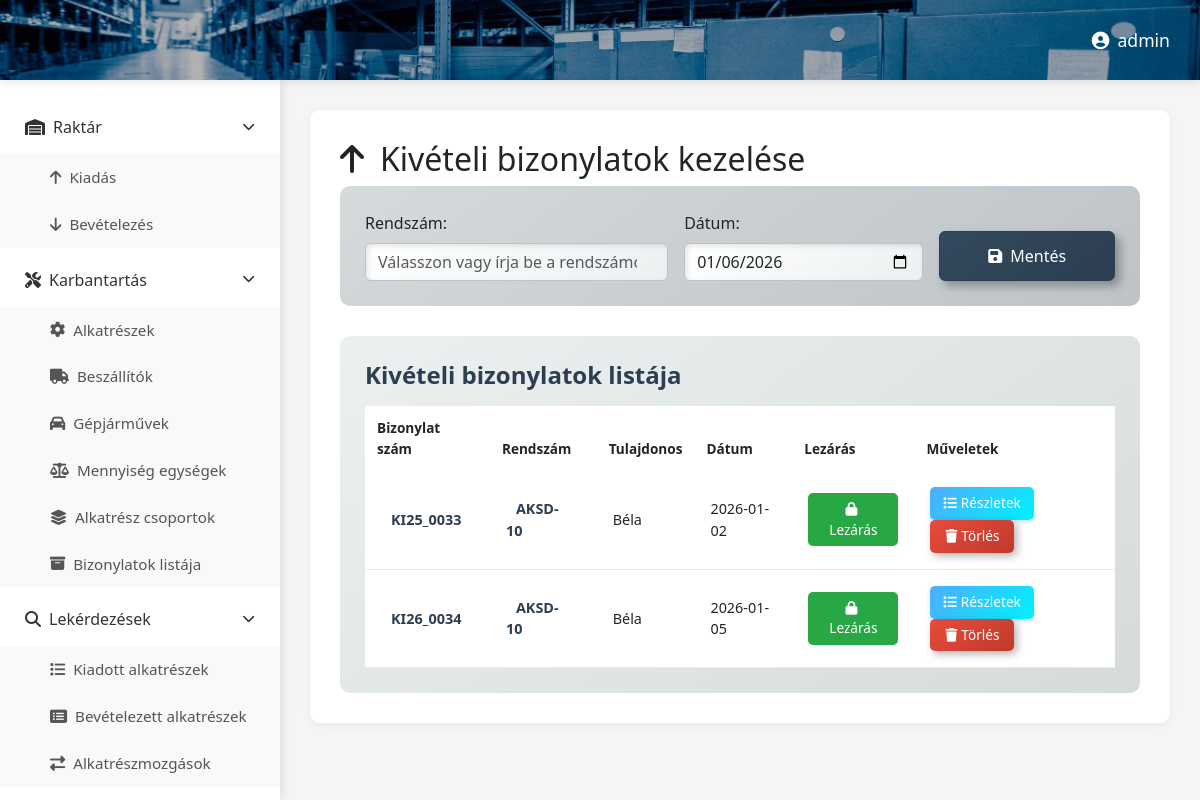
Page /kivbizonylat/ (signed in) on the committed database.
### raktar/models.py (models this page shows, shortened)
class Bizonylat(models.Model):
    genbizid = models.CharField(max_length=20)
    szallito = models.ForeignKey(Beszallito, on_delete=models.PROTECT, related_name="bizonylatok", blank=True, null=True)
    rendszam = models.ForeignKey(Rendszam, on_delete=models.PROTECT, related_name="bizonylatok", blank=True, null=True)
    bizonylattipus = models.BooleanField()
    szamlaszam = models.CharField(max_length=50, blank=True, null=True)
    szallitolevelszam = models.CharField(max_length=50, blank=True, null=True)
    datum = models.DateField()
    lezart = models.BooleanField(default=False)

class Rendszam(models.Model):
    rendszam = models.CharField(max_length=20)
    tulajdonos = models.CharField(max_length=50)
    lezart = models.BooleanField(default=False)

### raktar/views.py (the view)
# urls.py: path('kivbizonylat/', views.kivbizonylat, name='kivbizonylat'),
@login_required
def kivbizonylat(request):
    kivbizonylatok = Bizonylat.objects.filter(bizonylattipus=False, lezart=False)  # ← VÁLTOZÁS
    rendszamok = Rendszam.objects.all()
    context = {
        'kivbizonylatok': kivbizonylatok,
        'rendszamok': rendszamok
    }
    return render(request, 'kivbizonylat.html', context)

### raktar/templates/kivbizonylat.html (shortened to what this page needs)
{% extends 'base.html' %}
{% load static %}
{% block extra_css %}
<link rel="stylesheet" href="{% static 'css/kivbizonylat.css' %}">
{% endblock %}
{% block content %}
<header class="top-header asd">
    <div class="header-right">
        <span class="user-name"><i class="fas fa-user-circle me-2"></i>{{ user.username }}</span>
    </div>
</header>
<div class="main-container">
    {% include 'partials/sidebar.html' %}
    <main class="content-area">
        <div id="contentContainer">
            <h2><i class="fas fa-arrow-up me-3"></i>Kivételi bizonylatok kezelése</h2>
            <div class="form-section">
                <form method="POST" action="{% url 'raktar:addKivbizonylat' %}" class="row g-3 align-items-end">
                    <div class="col-md-5">
                        <label for="ujRendszam" class="form-label">Rendszám:</label>
                        <input list="rendszamok" class="form-control" id="ujRendszam" name="ujRendszam" placeholder="Válasszon vagy írja be a rendszámot" required>
                    </div>
                    <div class="col-md-4">
                        <label for="ujDatum" class="form-label">Dátum:</label>
                        <input type="date" class="form-control" id="ujDatum" name="ujDatum" required>
                    </div>
                    <div class="col-md-3">
                        <button type="submit" class="btn btn-save w-100">
                            <i class="fas fa-save me-2"></i>Mentés
                        </button>
                    </div>
                </form>
            </div>
            <div class="table-section mt-4">
                <h4 class="mb-3">Kivételi bizonylatok listája</h4>
                <div class="table-responsive">
                    <table class="table table-hover">
                        <thead>
                            <tr>
                                <th>Bizonylat szám</th>
                                <th>Rendszám</th>
                                <th>Tulajdonos</th>
                                <th>Dátum</th>
                                <th>Lezárás</th>
                                <th>Műveletek</th>
                            </tr>
                        </thead>
                        <tbody>
                            {% for bizonylat in kivbizonylatok %}
                            <tr>
                                <td><span class="bizonylat-badge">{{ bizonylat.genbizid }}</span></td>
                                <td><span class="rendszam-badge">{{ bizonylat.rendszam.rendszam }}</span></td>
                                <td>{{ bizonylat.rendszam.tulajdonos }}</td>
                                <td>{{ bizonylat.datum|date:"Y-m-d" }}</td>
                                <td>
                                    {% if bizonylat.lezart %}
                                        <span class="status-badge status-closed">
                                            <i class="fas fa-lock me-1"></i>Lezárva
                                        </span>
                                    {% else %}
                                        <form method="POST" action="{% url 'raktar:lezarKivbizonylat' bizonylat.id %}" style="display: inline;">
                                            <button type="submit" class="btn btn-close-doc" onclick="return confirm('Biztosan lezárja a {{ bizonylat.genbizid }} bizonylatot?')">
                                                <i class="fas fa-lock me-1"></i>Lezárás
                                            </button>
                                        </form>
                                    {% endif %}
                                </td>
                                <td>
                                    <a href="{% url 'raktar:kivBizonylatsorok' bizonylat.id %}" class="btn btn-view me-1">
                                        <i class="fas fa-list me-1"></i>Részletek
                                    </a>
                                    <form method="POST" action="{% url 'raktar:deleteKivbizonylat' bizonylat.id %}" style="display: inline;">
                                        <button type="submit" class="btn btn-delete" onclick="return confirm('Biztosan törli?')">
                                            <i class="fas fa-trash me-1"></i>Törlés
                                        </button>
                                    </form>
                                </td>
                            </tr>
                            {% endfor %}
                        </tbody>
                    </table>
                </div>
            </div>
        </div>
    </main>
</div>
{% endblock %}

### raktar/static/css/dashboard.css (style rules this page uses)
* { margin: 0; padding: 0; box-sizing: border-box; }
body { font-family: 'Segoe UI', Tahoma, Geneva, Verdana, sans-serif; background: #f5f5f5; overflow-x: hidden; }
.top-header { background-size: cover; background-position: center; background-repeat: no-repeat; height: 80px; display: flex; align-items: center; justify-content: flex-end; padding: 0 30px; box-shadow: 0 2px 10px rgba(0,0,0,0.1); position: fixed; top: 0; left: 0; right: 0; z-index: 1000; background-image: url("../assets/images/raktar.jpg") !important; }
.top-header::before { content: ''; position: absolute; top: 0; left: 0; right: 0; bottom: 0; background: rgba(0, 0, 0, 0.3); z-index: 1; }
.header-right { position: relative; z-index: 2; }
.header-right { display: flex; align-items: center; gap: 20px; }
.user-name { color: white; font-weight: 500; font-size: 1.1rem; }
.main-container { display: flex; margin-top: 80px; min-height: calc(100vh - 80px); }
.content-area { flex: 1; margin-left: 280px; padding: 30px; background: #f5f5f5; }
#contentContainer { background: white; border-radius: 10px; padding: 30px; box-shadow: 0 2px 10px rgba(0,0,0,0.05); min-height: 500px; }

### raktar/static/css/kivbizonylat.css (style rules this page uses)
.bizonylat-badge { color: #2c3e50; padding: 5px 10px; border-radius: 15px; font-weight: 600; }
.rendszam-badge { color: #2c3e50; padding: 5px 10px; border-radius: 15px; font-weight: 600; }
.form-section { background: #f8f9fa; padding: 25px; border-radius: 10px; margin-bottom: 30px; }
.table-section { background: white; padding: 25px; border-radius: 10px; }
.table-section h4 { color: #2c3e50; font-weight: 600; margin-bottom: 1rem; }
.table { margin-bottom: 0; font-size: 0.9rem; }
.table thead th { border: none; padding: 12px; font-weight: 600; font-size: 0.85rem; }
.table tbody tr { transition: all 0.3s ease; }
.table tbody td { vertical-align: middle; padding: 1rem; border-bottom: 1px solid #e9ecef; }
.btn-save { background: linear-gradient(135deg, #667eea 0%, #764ba2 100%); border: none; color: white; padding: 12px 25px; font-weight: 500; transition: all 0.3s; }
.btn-delete { background: linear-gradient(135deg, #e74c3c 0%, #c0392b 100%); border: none; color: white; padding: 6px 15px; border-radius: 5px; font-size: 0.85rem; transition: all 0.3s; }
.btn-close-doc { background: #28a745; border: none; color: white; padding: 6px 15px; border-radius: 5px; font-size: 0.85rem; transition: all 0.3s; }
.btn-view { background: linear-gradient(135deg, #4facfe 0%, #00f2fe 100%); color: white; border: none; padding: 0.4rem 0.8rem; border-radius: 5px; font-weight: 500; font-size: 0.85rem; transition: all 0.3s ease; text-decoration: none; display: inline-block; box-shadow: 0 2px 4px rgba(79, 172, 254, 0.3); }
input[list] { background-repeat: no-repeat; background-position: right 10px center; padding-right: 30px; }
.metallic .form-section { background: linear-gradient(145deg, #d5dbdb, #bdc3c7); }
.metallic .btn-save { background: linear-gradient(145deg, #34495e, #2c3e50); border: 1px solid #2c3e50; box-shadow: 5px 5px 10px rgba(0,0,0,0.3); }
.metallic .table-section { background: linear-gradient(145deg, #ecf0f1, #d5dbdb); }
.metallic .table thead { background: linear-gradient(135deg, #34495e 0%, #2c3e50 100%); }
.metallic .btn-delete { background: linear-gradient(145deg, #e74c3c, #c0392b); box-shadow: 3px 3px 8px rgba(0,0,0,0.3); }
.metallic .form-control, .metallic .form-select { background: linear-gradient(145deg, #ffffff, #ecf0f1); border: 1px solid #bdc3c7; box-shadow: inset 2px 2px 5px rgba(0,0,0,0.1); }

### raktar/static/css/metallic-theme-dashboard.css (style rules this page uses)
.top-header { background-image: linear-gradient(135deg, rgba(255,255,255,0.02) 0%, rgba(0,0,0,0.02) 100%), linear-gradient(135deg, #667eea 0%, #764ba2 100%); }

### rows in the picture
Bizonylat: genbizid "KI25_0033", rendszam.rendszam "AKSD-10", rendszam.tulajdonos "Béla", datum "2026-01-02"
Bizonylat: genbizid "KI26_0034", rendszam.rendszam "AKSD-10", rendszam.tulajdonos "Béla", datum "2026-01-05"

### other values in the picture
{{ user.username }} "admin"
